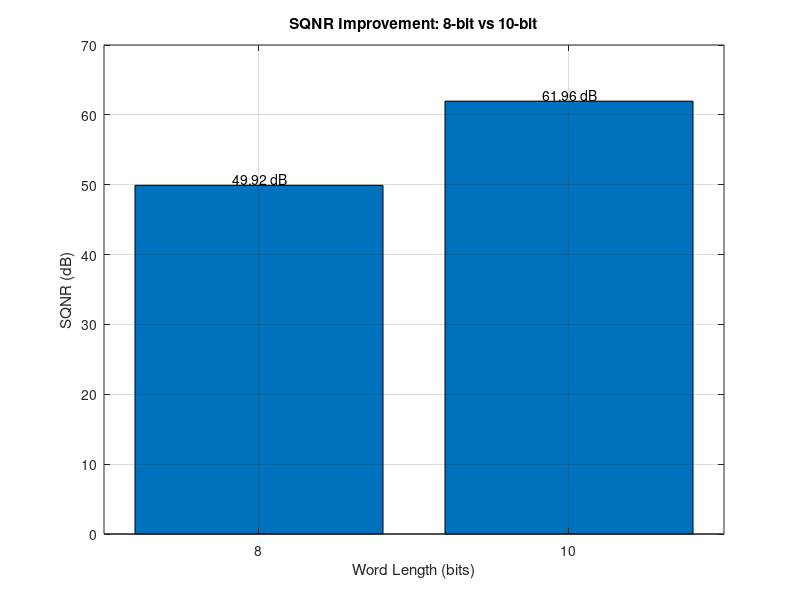

Recreate this plot in MATLAB.
%% SQNR ERROR ANALYSIS
% Question:
% An engineer claims that increasing word length from
% 8 bits to 10 bits improves SQNR by 3 dB.
% Analyze the statement and calculate the correct improvement.

clc;
clear;
close all;

%% Given Word Lengths
N1 = 8;       % Original word length
N2 = 10;      % New word length

%% Calculate SQNR
% Ideal quantizer equation:
% SQNR = 6.02*N + 1.76 dB

SQNR_8  = 6.02*N1 + 1.76;
SQNR_10 = 6.02*N2 + 1.76;

%% Calculate Correct Improvement
SQNR_improvement = SQNR_10 - SQNR_8;

%% Engineer's Claim
engineer_claim = 3;     % dB

%% Error in Engineer's Claim
error = SQNR_improvement - engineer_claim;

%% Display Results
fprintf('============================================\n');
fprintf('       SQNR ERROR ANALYSIS\n');
fprintf('============================================\n');

fprintf('Original word length = %d bits\n', N1);
fprintf('New word length      = %d bits\n\n', N2);

fprintf('SQNR at 8 bits  = %.2f dB\n', SQNR_8);
fprintf('SQNR at 10 bits = %.2f dB\n\n', SQNR_10);

fprintf('Engineer claim       = %.2f dB\n', engineer_claim);
fprintf('Correct improvement  = %.2f dB\n', SQNR_improvement);
fprintf('Claim error           = %.2f dB\n\n', error);

%% Explanation
fprintf('============================================\n');
fprintf('ERROR ANALYSIS\n');
fprintf('============================================\n');

fprintf(['Each additional bit improves ideal SQNR by ', ...
         'approximately 6.02 dB.\n']);

fprintf('Number of additional bits = %d bits\n', N2-N1);

fprintf('Therefore:\n');
fprintf('SQNR improvement = 2 x 6.02 = %.2f dB\n\n', ...
        2*6.02);

if abs(SQNR_improvement - engineer_claim) > 0.01
    fprintf('The engineer''s claim of 3 dB is INCORRECT.\n');
    fprintf('The correct improvement is approximately %.2f dB.\n', ...
            SQNR_improvement);
else
    fprintf('The engineer''s claim is correct.\n');
end

%% Comparison Plot
word_lengths = [N1 N2];
sqnr_values = [SQNR_8 SQNR_10];

figure;
bar(word_lengths, sqnr_values);

grid on;
xlabel('Word Length (bits)');
ylabel('SQNR (dB)');
title('SQNR Improvement: 8-bit vs 10-bit');

% Display values on bars
for i = 1:length(word_lengths)
    text(word_lengths(i), sqnr_values(i), ...
        sprintf(' %.2f dB', sqnr_values(i)), ...
        'HorizontalAlignment','center', ...
        'VerticalAlignment','bottom');
end

%% Final Result
fprintf('\n============================================\n');
fprintf('FINAL RESULT\n');
fprintf('============================================\n');
fprintf('8-bit SQNR  = %.2f dB\n', SQNR_8);
fprintf('10-bit SQNR = %.2f dB\n', SQNR_10);
fprintf('Improvement = %.2f dB\n', SQNR_improvement);
fprintf('Claimed     = %.2f dB\n', engineer_claim);

fprintf('\nConclusion: Increasing word length from 8 to 10 bits\n');
fprintf('improves ideal SQNR by approximately 12.04 dB, not 3 dB.\n');
